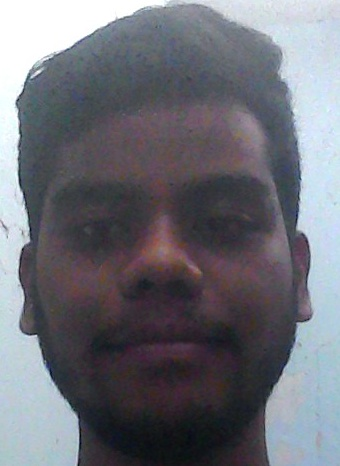
#> input picture LBPH/croped1.png, 340 x 466 px, given in place of WIN_20181009_20_11_54_Pro.jpg, which was not available
$ python lbph.py
#> lines starting #> are read from the running program, lines starting #| are printed output that depends on the picture; pictures that were not available may be replaced by others from this repository, and a replacement may not be noted
### LBPH/connection_to_db.py
import psycopg2
import numpy as np
import cv2
class Connect:

    # [20 lines left out: function push, not called in this run]

    def fetch(self):
        try :
            conn = psycopg2.connect("dbname='College_Students' user='postgres' host='localhost' password='postgres'")

        except :
            print("I am unable to connect to the database")

        cur = conn.cursor()
        f_name=[]
        l_name=[]
        ad_no=[]
        faces=[]
        labels=[]
        cur.execute(""" SELECT * FROM t1 """)
        for i in range(0,cur.rowcount):
            blob = cur.fetchone()
            open('test/'+ str(i) + '.jpg', 'wb').write(blob[2])
            img=cv2.imread('test/'+str(i)+'.jpg')
            img=cv2.cvtColor(img,cv2.COLOR_BGR2GRAY)
            faces.append(img)
            labels.append(int(i))
            f_name.append(str(blob[0]))
            l_name.append(str(blob[3]))
            ad_no.append(str(blob[1]))
        cur.close()
        return faces,labels,f_name,l_name,ad_no


### LBPH/lbph.py
import cv2
import numpy as np
from connection_to_db import Connect

def detectFace(img):
    gray=cv2.cvtColor(img,cv2.COLOR_BGR2GRAY)
    face_cascade=cv2.CascadeClassifier("E:/opencv/build/etc/haarcascades/haarcascade_frontalface_default.xml")
    faces=face_cascade.detectMultiScale(gray,scaleFactor=1.2, minNeighbors=5)
    x,y,w,h=faces[0]
    return gray[y:y+w,x:x+h],faces[0]

def draw_rectangle(img, rect):
    (x, y, w, h) = rect
    cv2.rectangle(img, (x, y), (x+w, y+h), (0, 255, 0), 2)

image_test=cv2.imread("C:/Users/Atharva/Pictures/Camera Roll/WIN_20181009_20_11_54_Pro.jpg")
#> image_test is the input picture: shape (466, 340, 3); mean B, G, R 118.9, 110.9, 109.8
image_test=cv2.resize(image_test,(int(image_test.shape[1]/2),int(image_test.shape[0]/2)))
#> image_test: shape (233, 170, 3)
face_extract,rect=detectFace(image_test)
#> in detectFace, `gray=cv2.cvtColor(img,cv2.COLOR_BGR2GRAY)`:
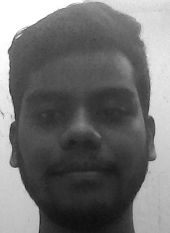
#> gray: shape (233, 170); min 12, max 255, mean 111.6
#> in detectFace, `faces=face_cascade.detectMultiScale(gray,scaleFactor=1.2, minNeighbors..`: faces = [[9, 60, 140, 140]]
#> in detectFace, `x,y,w,h=faces[0]`: x = 9; y = 60; w = 140
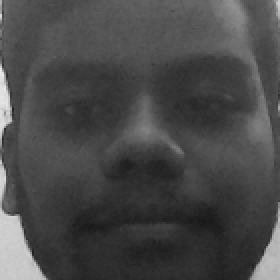
#> face_extract: shape (140, 140) (shown 2 times larger); min 23, max 235, mean 73
#> rect = [9, 60, 140, 140]

'''
labels=[]
labels.append(1)
labels.append(2)


draw_rectangle(image_test, rect)
image_train_1=cv2.imread("croped1.png")
image_train_1=cv2.resize(image_train_1,(100,100))
image_train_gray_1=cv2.cvtColor(image_train_1,cv2.COLOR_BGR2GRAY)

image_train_2=cv2.imread("croped2.jpg")
image_train_2=cv2.resize(image_train_2,(100,100))
image_train_gray_2=cv2.cvtColor(image_train_2,cv2.COLOR_BGR2GRAY)

faces=[]
faces.append(image_train_gray_1)
faces.append(image_train_gray_2)
for element in faces:
    print(element, type(element))
'''
draw_rectangle(image_test, rect)
#> in draw_rectangle, `(x, y, w, h) = rect`: x = 9; y = 60; w = 140
#> in draw_rectangle, `cv2.rectangle(img, (x, y), (x+w, y+h), (0, 255, 0), 2)`:
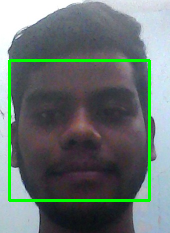
#> img: shape (233, 170, 3); mean B, G, R 113.3, 116.6, 104.7
cv2.imshow("test",image_test)

#cv2.imshow("train",image_train)
dbconn=Connect()
#> (the run stopped early here; a loop or call above may not have finished)
